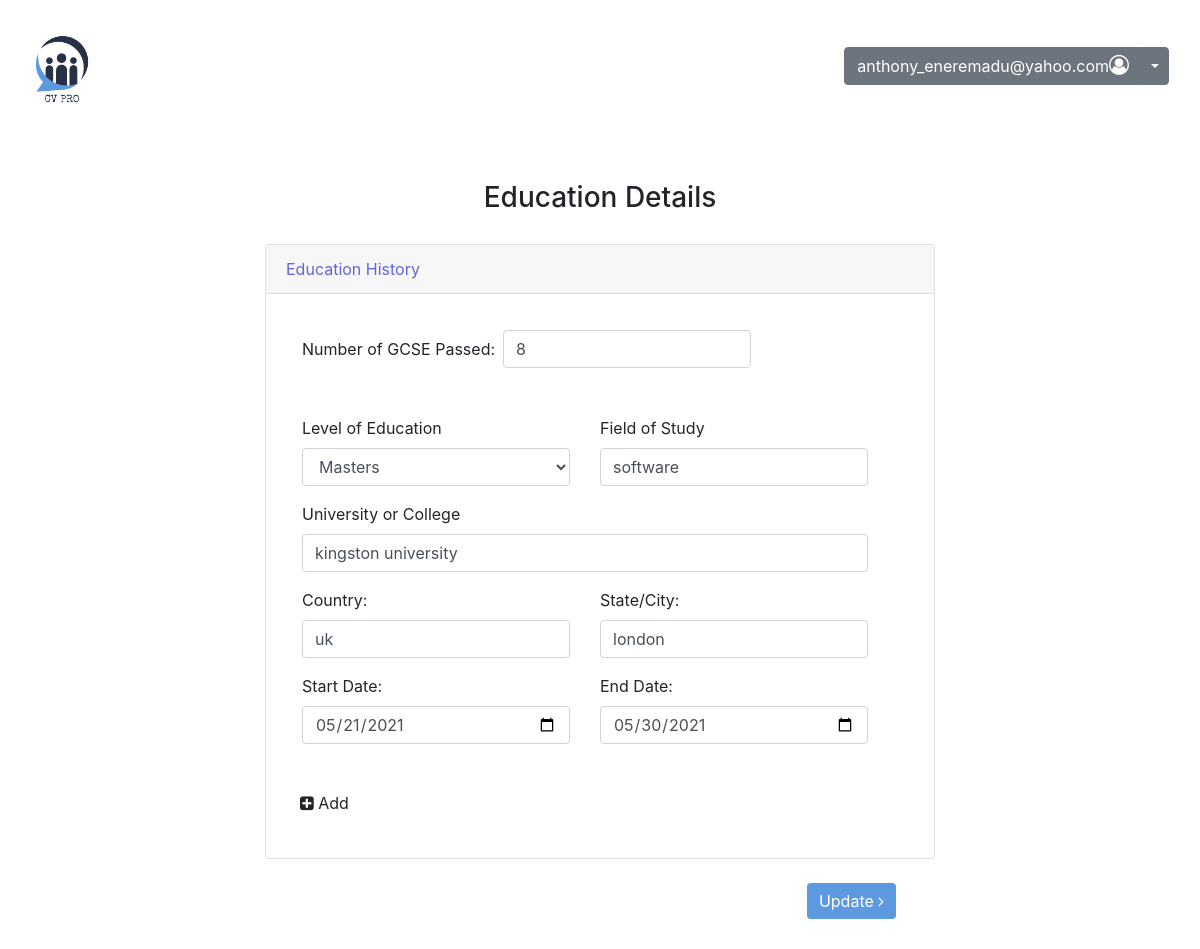
Page /edit_educ.php (signed in) on the committed database.
### tables this page shows
CREATE TABLE `education_detail` (
  `id` int(11) NOT NULL,
  `user_email` varchar(255) NOT NULL,
  `degree_name` varchar(50) DEFAULT NULL,
  `field` varchar(100) DEFAULT NULL,
  `institution_name` varchar(100) DEFAULT NULL,
  `state` text NOT NULL,
  `country` text NOT NULL,
  `start_date` date NOT NULL,
  `end_date` date DEFAULT NULL,
  `gcse` int(11) DEFAULT NULL,
  `languages` varchar(100) DEFAULT NULL,
  `language_level` varchar(20) DEFAULT NULL,
  `postdate` int(11) NOT NULL
);

### edit_educ.php (the view, shortened to what this page needs)
<?php
include('config.php');
if(isset($_SESSION['email']))
{
if(isset($_POST['degree_name'], $_POST['field'], $_POST['institution_name'], $_POST['state'], $_POST['country'], $_POST['start_date'], $_POST['end_date'], $_POST['gcse'], $_POST['languages'], $_POST['language_level']))
{
if(get_magic_quotes_gpc())
{
$_POST['degree_name'] = stripslashes($_POST['degree_name']);
$_POST['field'] = stripslashes($_POST['field']);
$_POST['institution_name'] = stripslashes($_POST['institution_name']);
$_POST['state'] = stripslashes($_POST['state']);
$_POST['country'] = stripslashes($_POST['country']);
$_POST['start_date'] = stripslashes($_POST['start_date']);
$_POST['end_date'] = stripslashes($_POST['end_date']);
$_POST['gcse'] = stripslashes($_POST['gcse']);
$_POST['languages'] = stripslashes($_POST['languages']);
$_POST['language_level'] = stripslashes($_POST['language_level']);
}
$degree_name = mysqli_real_escape_string($con,$_POST['degree_name']);
$field = mysqli_real_escape_string($con,$_POST['field']);
$institution_name = mysqli_real_escape_string($con,$_POST['institution_name']);
$state = mysqli_real_escape_string($con,$_POST['state']);
$country = mysqli_real_escape_string($con,$_POST['country']);
$start_date = mysqli_real_escape_string($con,$_POST['start_date']);
$end_date = mysqli_real_escape_string($con,$_POST['end_date']);
$gcse = mysqli_real_escape_string($con,$_POST['gcse']);
$languages = mysqli_real_escape_string($con,$_POST['languages']);
$language_level = mysqli_real_escape_string($con,$_POST['language_level']);
if(mysqli_query($con,'update education_detail set user_email="'.$_SESSION['email'].'", degree_name="'.$degree_name.'", field="'.$field.'", institution_name="'.$institution_name.'", state="'.$state.'", country="'.$country.'", start_date="'.$start_date.'", end_date="'.$end_date.'", gcse="'.$gcse.'", languages="'.$languages.'", language_level="'.$language_level.'"where id="'.mysqli_real_escape_string($con, $_SESSION['userid']).'"'))
{
				$form = false;
                header ('location: profile.php');
			}
			else
			{
				$form = true;
				$message = 'Please fill all fields and try again.';
			}
		}
	else
	{
	$form = true;
	}
	if($form)
	{
	if(isset(
		$_POST['degree_name'], $_POST['field'], $_POST['institution_name'], $_POST['state'], $_POST['country'], $_POST['start_date'], $_POST['end_date'], $_POST['gcse'], $_POST['languages'], $_POST['language_level']
	))
	{
		$degree_name = htmlentities($_POST['degree_name'], ENT_QUOTES, 'UTF-8');
		$field = htmlentities($_POST['field'], ENT_QUOTES, 'UTF-8');
		$institution_name = htmlentities($_POST['institution_name'], ENT_QUOTES, 'UTF-8');
		$state = htmlentities($_POST['state'], ENT_QUOTES, 'UTF-8');
		$country = htmlentities($_POST['country'], ENT_QUOTES, 'UTF-8');
		$start_date = htmlentities($_POST['start_date'], ENT_QUOTES, 'UTF-8');
		$end_date = htmlentities($_POST['end_date'], ENT_QUOTES, 'UTF-8');
		$gcse = htmlentities($_POST['gcse'], ENT_QUOTES, 'UTF-8');
		$languages = htmlentities($_POST['languages'], ENT_QUOTES, 'UTF-8');
		$language_level = htmlentities($_POST['language_level'], ENT_QUOTES, 'UTF-8');
	}
	else
	{
		$dn2 = mysqli_fetch_array(mysqli_query($con,'select * from education_detail where user_email="'.$_SESSION['email'].'"'));
		$degree_name = htmlentities($dn2['degree_name'], ENT_QUOTES, 'UTF-8');
		$field = htmlentities($dn2['field'], ENT_QUOTES, 'UTF-8');
		$institution_name = htmlentities($dn2['institution_name'], ENT_QUOTES, 'UTF-8');
		$state = htmlentities($dn2['state'], ENT_QUOTES, 'UTF-8');
		$country = htmlentities($dn2['country'], ENT_QUOTES, 'UTF-8');
		$start_date = htmlentities($dn2['start_date'], ENT_QUOTES, 'UTF-8');
		$end_date = htmlentities($dn2['end_date'], ENT_QUOTES, 'UTF-8');
		$gcse = htmlentities($dn2['gcse'], ENT_QUOTES, 'UTF-8');
	}
	?>
	<!DOCTYPE html>
	<html lang="en">
	<head>
		<link rel="stylesheet" href="css/style.css">
		<link rel="stylesheet" href="https://maxcdn.bootstrapcdn.com/bootstrap/4.5.2/css/bootstrap.min.css">
		<link rel="stylesheet" href="https://cdnjs.cloudflare.com/ajax/libs/font-awesome/4.7.0/css/font-awesome.min.css">
	</head>
	<body>
<div class="" style="padding:15px;">
    <?php include('navbar.php'); ?>
    <br>
</div>
<br>
<div class="col-sm-7  form1">
<h3 class="text-center">Education Details</h3>
<form class=" g-4" action="edit_educ.php" method="post" id="buyerForm">
    <div id="accordion">
    <div class="card">
        <a class="collapsed card-link" data-toggle="collapse" href="#collapseOne">
            <div class="card-header">Education History</div>
        </a>
        <div id="collapseOne" class="collapse  show" data-parent="#accordion">
            <div class="card-body">
                <div class=" form-inline form-group container p-3">
                        <label for="gcse" class="form-label mr-sm-2">Number of GCSE Passed: </label>
                        <input type="text" class="form-control col-md-5" id="gcse" name="gcse" value="<?php echo $gcse; ?>">
                    </div>
                <div class="container p-3 row" id="wrapper" >
                        <div class="col-md-6 form-group">
                            <label for="degree_name" class="form-label">Level of Education</label>
                            <select name="degree_name" class="form-control">
                            	<option value="<?php echo $degree_name; ?>"><?php echo $degree_name; ?></option>
                              </select>
                        </div>
                        <div class="col-md-6 form-group">
                            <label for="field" class="form-label">Field of Study </label>
                            <input type="text" class="form-control" id="field" name="field" value="<?php echo $field; ?>" >
                        </div>
                        <div class="col-md-12 form-group">
                            <label for="school" class="form-label">University or College </label>
                            <input type="text" class="form-control" id="school" placeholder="Eg: Kingston University" name="institution_name" value="<?php echo $institution_name; ?>" >
                        </div>
                        <div class="col-md-6 form-group">
                            <label for="country" class="form-label">Country: </label>
                            <input type="text" class="form-control" id="country" placeholder="Eg:UK" name="country" value="<?php echo $country; ?>">
                        </div>
                        <div class="col-md-6 form-group">
                            <label for="state" class="form-label">State/City: </label>
                            <input type="text" class="form-control" id="state" placeholder="Eg: London " name="state" value="<?php echo $state; ?>">
                        </div>
                        <div class="col-6 form-group">
                            <label for="startdate" class="form-label">Start Date: </label>
                            <input class="form-control" type="date" id="start_date" name="start_date" value="<?php echo $start_date; ?>">
                        </div>
                        <div class="col-6 form-group">
                            <label for="enddate" class="form-label">End Date: </label>
                            <input class="form-control" type="date" id="end_date" name="end_date" value="<?php echo $end_date; ?>" >
                        </div>
                        <div class="mt-4">
                            <a  id="testButton" class="btn"><i class='fa fa-plus-square'></i> Add </a>
                        </div>
                </div>
            </div>
        </div>
    </div>
</div>
<div class="container mt-4">
<button type="submit" name="submit" class="btn btn-primary ml-auto mr-4" >Update <i class='fa fa-angle-right'></i></button>
</div>
</div>
</body>
	</html>
	<?php
}
}
else
{
?>
<?php include 'sign-in.php';?>
<?php
}

### css/style.css (style rules this page uses)
.form1 { margin: auto; max-width: 400px; }
.form1::after { content: ""; clear: both; display: table; }
.form1 h3 { margin-bottom: 30px; }
.form1 button { float: right; margin-bottom: 30px; background-color: #5d99de; border: none; }
.card-link { color: #6265d7; }

### rows in the picture
education_detail: gcse "8", degree_name "Masters", field "software", institution_name "kingston university", country "uk", state "london", start_date "05/21/2021", end_date "05/30/2021"

### other values in the picture
$_SESSION['email'] "anthony_eneremadu@yahoo.com"
